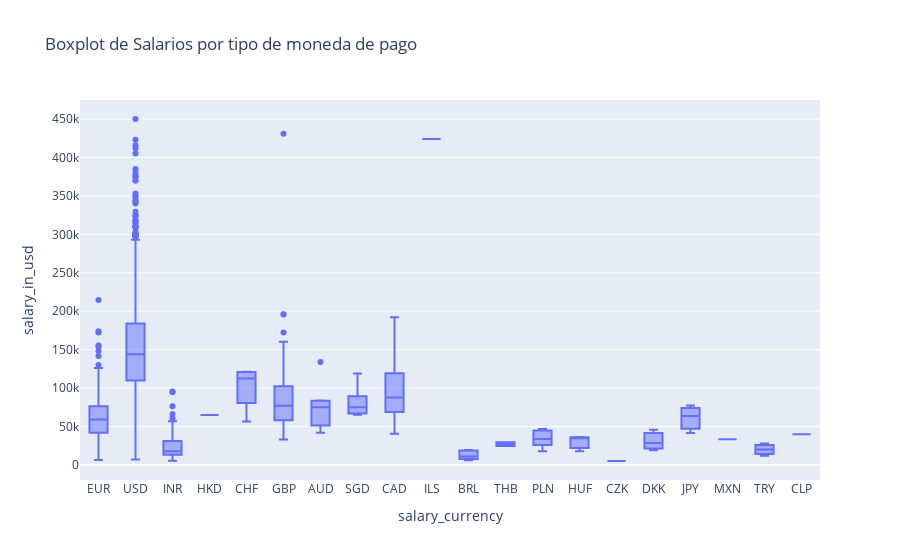

Notebook source saved alongside this figure:
### Code cell
print(df.groupby(['salary_currency'])['salary_in_usd'].describe())
# Crear el boxplot
fig = px.box(df, x='salary_currency', y='salary_in_usd', title='Boxplot de Salarios por tipo de moneda de pago')
# Mostrar la figura
fig.show()

### Figure 1 — Plotly figure (JSON) as saved in the notebook; plotly's stock layout.template omitted (floating-point values rounded to 4 significant figures; data arrays with more than 128 entries replaced by an {"elided": "..."} marker saying what was removed)
{"data": [{"alignmentgroup": "True", "hovertemplate": "salary_currency=%{x}<br>salary_in_usd=%{y}<extra></extra>", "legendgroup": "", "marker": {"color": "#636efa"}, "name": "", "notched": false, "offsetgroup": "", "orientation": "v", "showlegend": false, "type": "box", "x": {"elided": "3755 str values"}, "x0": " ", "xaxis": "x", "y": {"elided": "3755 int values"}, "y0": " ", "yaxis": "y"}], "layout": {"boxmode": "group", "legend": {"tracegroupgap": 0}, "title": {"text": "Boxplot de Salarios por tipo de moneda de pago"}, "xaxis": {"anchor": "y", "domain": [0, 1], "title": {"text": "salary_currency"}}, "yaxis": {"anchor": "x", "domain": [0, 1], "title": {"text": "salary_in_usd"}}}}
